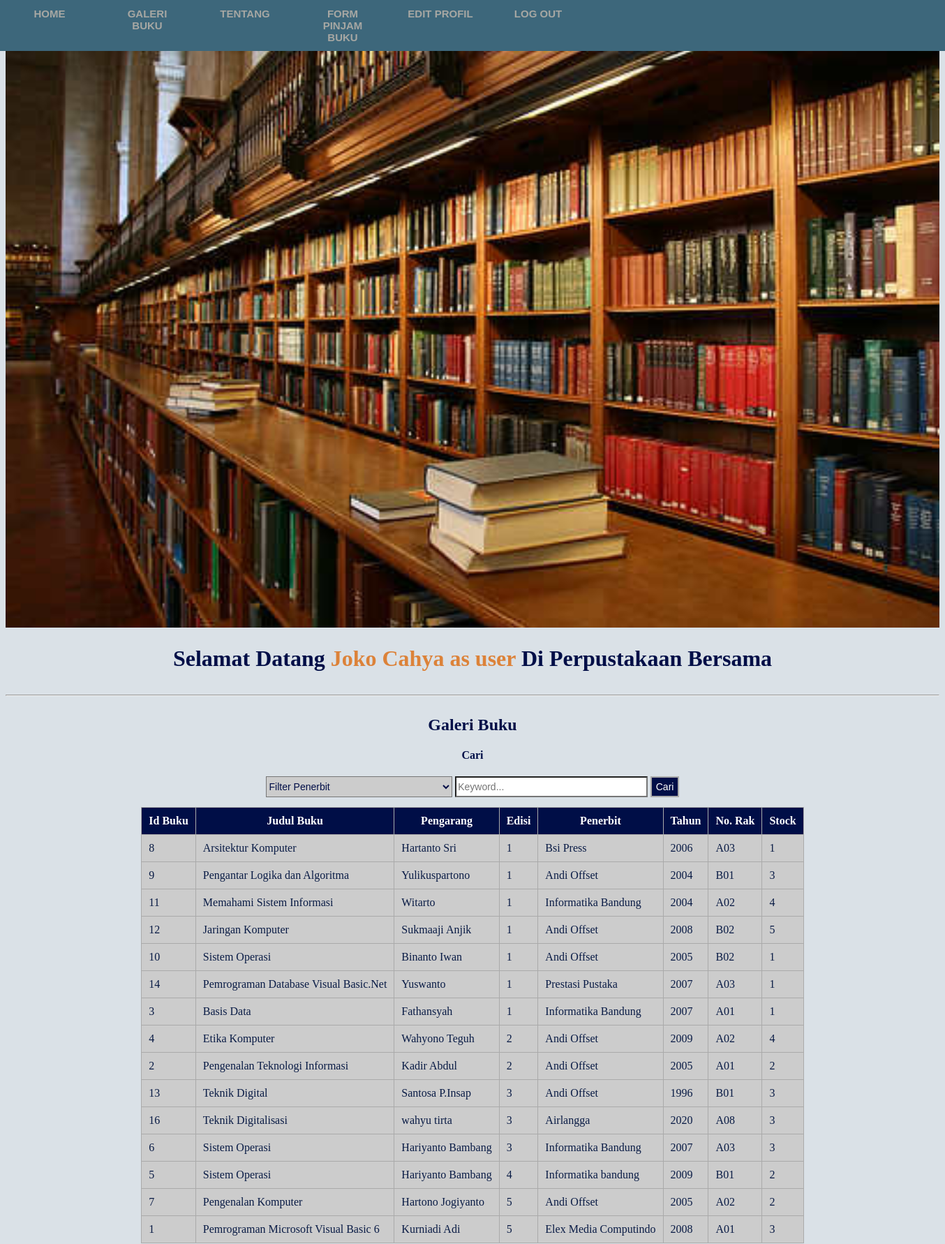
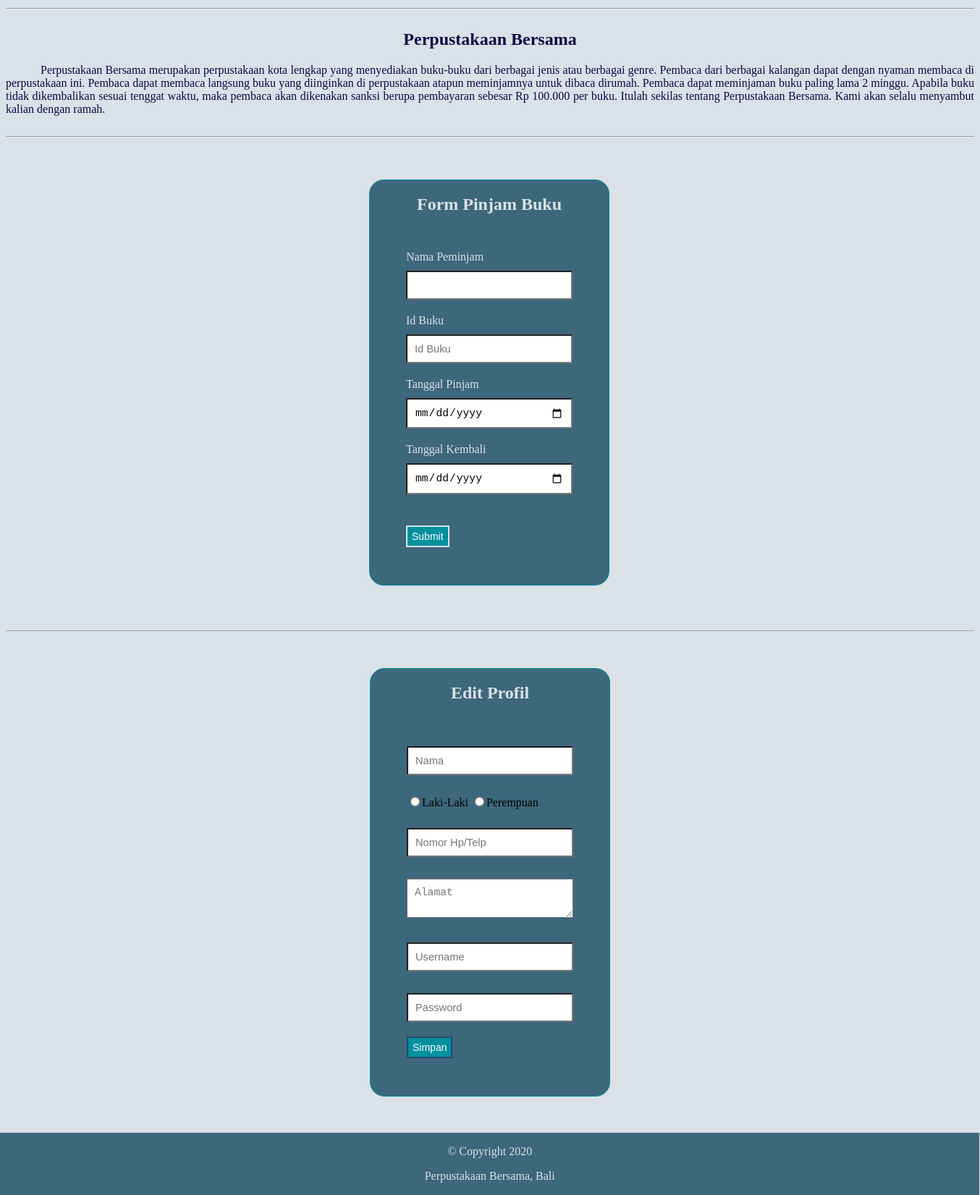
/index.php?order=edisi_buku&&sort=ASC (signed in), run on the app's committed database (2 pictures, top to bottom).
### tables this page shows
CREATE TABLE `buku` (
  `id_buku` int(11) NOT NULL,
  `judul_buku` varchar(50) NOT NULL,
  `pengarang_buku` varchar(30) NOT NULL,
  `edisi_buku` varchar(5) NOT NULL,
  `penerbit` varchar(30) NOT NULL,
  `tahun_terbit` int(5) NOT NULL,
  `no_rak` varchar(5) NOT NULL,
  `stock_buku` int(3) NOT NULL
);

### index.php (the view, shortened to what this page needs)
<!DOCTYPE html>
<html>
<head>
	<link rel="stylesheet" type="text/css" href="CSS/index.css">
</head>
<body>
	<nav class="navigasi">
        <ul>
            <li><a href="#section1">Home</a></li>
            <li><a href="#section2">Galeri Buku</a></li>
            <li><a href="#section3">Tentang</a></li>
            <li><a href="#section4">Form Pinjam Buku</a></li>
            <li><a href="#section5">Edit Profil</a></li>
            <li><a href="logout.php">Log Out</a></li>
        </ul>
    </nav>
    <div id="section1">
        <img src="Gambar/gedung_perpustakaan.jpg">
        <h1>Selamat Datang <b style="color: #DC8239;"><?php echo $_SESSION['name'];?> as <?php echo $_SESSION['status'];?> </b> Di Perpustakaan Bersama</h1>
    </div>
    <hr>
    <div id="section2">
        <h2>Galeri Buku</h2>
        <?php
            $s_penerbit="";
            $s_keyword="";
            $sort = 'ASC';
            $newsort = 'ASC';
            if (isset($_GET['order'])) {
                $order = $_GET['order'];
                $sort = $_GET['sort'];
                if ($sort == 'DESC') {
                    $newsort = 'ASC';
                }
                else{
                    $newsort = 'DESC';
                }
            }else{
                $order = 'id_buku';
            }
        ?>
        <form method="GET" action="" align="center">
        <h4>Cari</h4>
        <select name="s_penerbit" id="s_penerbit">
            <option value="">Filter Penerbit</option>
        </select>
        <input type="text" name="s_keyword" placeholder="Keyword..." id="s_keyword" value="<?php echo $s_keyword; ?>">
        <button id="search" name="search">Cari</button>
    </form>
    <table align="center" cellpadding="20">
        <thead>
            <tr>
                <th>Id Buku</th>
                <th><a href="?order=judul_buku&&sort=<?php echo $newsort; ?>">Judul Buku</a></th>
                <th><a href="?order=pengarang_buku&&sort=<?php echo $newsort; ?>">Pengarang</a></th>
                <th><a href="?order=edisi_buku&&sort=<?php echo $newsort; ?>">Edisi</a></th>
                <th><a href="?order=penerbit&&sort=<?php echo $newsort; ?>">Penerbit</a></th>
                <th><a href="?order=tahun_terbit&&sort=<?php echo $newsort; ?>">Tahun</a></th>
                <th><a href="?order=no_rak&&sort=<?php echo $newsort; ?>">No. Rak</a></th>
                <th><a href="?order=stock_buku&&sort=<?php echo $newsort; ?>">Stock</a></th>
            </tr>
        </thead>
        <tbody>
            <?php
                include "koneksi.php";
                $search_penerbit = '%'.$s_penerbit.'%';
                $search_keyword = '%'.$s_keyword.'%';
                $query = "SELECT * FROM buku WHERE penerbit LIKE ? AND (judul_buku LIKE ? OR pengarang_buku LIKE ? OR edisi_buku LIKE ? OR tahun_terbit LIKE ? OR no_rak LIKE ? OR stock_buku LIKE ?) ORDER BY $order $sort";
                $buku1 = mysqli_prepare($conn, $query) or die(mysqli_error($conn));
                mysqli_stmt_bind_param($buku1, "sssssss", $search_penerbit, $search_keyword, $search_keyword, $search_keyword, $search_keyword, $search_keyword, $search_keyword);
                mysqli_stmt_execute($buku1);
                $hasil = mysqli_stmt_get_result($buku1);
                if (mysqli_num_rows($hasil) > 0) {
                    while ($rows = mysqli_fetch_assoc($hasil)) {
                        $id_buku = $rows['id_buku'];
                        $judul_buku = $rows['judul_buku'];
                        $pengarang_buku = $rows['pengarang_buku'];
                        $edisi_buku = $rows['edisi_buku'];
                        $penerbit = $rows['penerbit'];
                        $tahun_terbit = $rows['tahun_terbit'];
                        $no_rak = $rows['no_rak'];
                        $stock_buku = $rows['stock_buku'];
            ?>
                <tr>
                    <td><?php echo $id_buku; ?></td>
                    <td><?php echo $judul_buku; ?></td>
                    <td><?php echo $pengarang_buku; ?></td>
                    <td><?php echo $edisi_buku; ?></td>
                    <td><?php echo $penerbit; ?></td>
                    <td><?php echo $tahun_terbit; ?></td>
                    <td><?php echo $no_rak; ?></td>
                    <td><?php echo $stock_buku; ?></td>
                </tr>
                <?php } } else { ?>
                <tr>
                    <td colspan="9" align="center">Tidak Ada Data Ditemukan</td>
                </tr>
                <?php } ?>
        </tbody>
    </table>
    </div>
    <hr>
    <div id="section3">
        <h2>Perpustakaan Bersama</h2>
        <p> Perpustakaan Bersama merupakan perpustakaan kota lengkap yang menyediakan buku-buku dari berbagai jenis atau berbagai genre. Pembaca dari berbagai kalangan dapat dengan nyaman membaca di perpustakaan ini. Pembaca dapat membaca langsung buku yang diinginkan di perpustakaan atapun meminjamnya untuk dibaca dirumah. Pembaca dapat meminjaman buku paling lama 2 minggu. Apabila buku tidak dikembalikan sesuai tenggat waktu, maka pembaca akan dikenakan sanksi berupa pembayaran sebesar Rp 100.000 per buku. Itulah sekilas tentang Perpustakaan Bersama. Kami akan selalu menyambut kalian dengan ramah.</p>
    </div>
    <hr>
    <div id="section4">
       <h2 align="center">Form Pinjam Buku</h2>
       <form method="POST" action="pinjam.php">
            <label>Nama Peminjam</label><br>
            <input type="text" id="nama_pinjam" name="nama_pinjam" value="<?php echo $_SESSION['username'];?>"><br>
            <label>Id Buku</label><br>
            <input type="text" id="id_buku" name="id_buku" placeholder="Id Buku"></td><br>
            <label>Tanggal Pinjam</label><br>
            <input type="date" id="tgl_pinjam" name="tgl_pinjam"></td><br>
            <label>Tanggal Kembali</label><br>
            <input type="date" id="tgl_kembali" name="tgl_kembali"></td><br>
            <input type="submit" id="pinjam" name="pinjam" value="Submit"></td><br>
       </form>
    </div>
    <hr>
    <div id="section5">
        <h2>Edit Profil</h2>
        <form method="POST" action="edit_profil.php">
            <input type="text" name="nama" placeholder="Nama">
            <input type="radio" name="jk" value="Laki-Laki">Laki-Laki
            <input type="radio" name="jk" value="Perempuan">Perempuan
            <input type="text" name="no_hp" placeholder="Nomor Hp/Telp"></td>
            <textarea name="alamat" placeholder="Alamat"></textarea></td>
            <input type="text" name="user" placeholder="Username"></td>
            <input type="password" name="pass" placeholder="Password"></td>
            <input type="submit" name="simpan" value="Simpan"></td>
        </form>
    </div>
    <footer>
        <p>&copy Copyright 2020</p>
        <p>Perpustakaan Bersama, Bali</p>
    </footer>
</body>
</html>

### CSS/index.css (style rules this page uses)
* { background-color: #dae1e7; scroll-behavior: smooth; }
.navigasi ul { border: 1px solid #3d677b; padding: 0; margin: 0; list-style: none; font-family: Arial, Helvetica, sans-serif; font-size: 15px; font-weight: bold; width: 100%; background-color: #3d677b; overflow: hidden; position: fixed; top: 0; left: 0; }
.navigasi li { float: left; }
.navigasi li a { display: block; color: #a6a7a3; text-align: center; padding: 10px 20px; text-decoration: none; text-transform: uppercase; font-weight: bold; width: 100px; background-color: #3d677b; }
#section1, #section2, #section3, #section4 { display: inline-block; width: 100%; overflow: hidden; }
#section1 img { width: 100%; }
#section1 h1 { text-align: center; color: #000e47; }
#section2 table { border-collapse: collapse; }
#section2 h2, h4 { text-align: center; color: #000e47; }
#section2 th { background-color: #000e47; border: 1px solid #aaaaaa; text-align:left; color:#ffffff; padding: 10px; text-align: center; }
#section2 th a { background-color: #000e47; text-decoration: none; color: #ffffff; }
#section2 td { background-color: #cccccc; border: 1px solid #aaaaaa; padding: 10px; color: #091b45; }
#section2 form { text-align: center; }
#section2 form select { width: 20%; height: 30px; font-size: 14px; margin-bottom: 1%; cursor: pointer; background-color: #cccccc; color: #000e47; }
#section2 form input[type=text] { width: 20%; height: 24px; font-size: 14px; margin-bottom: 1%; background-color: white; }
#section2 form button { width: auto; height: 30px; font-size: 14px; margin-bottom: 1%; background-color: #000e47; color:#ffffff; border: 2px solid #aaaaaa; cursor: pointer; }
#section3 { color: #000e47; }
#section3 h2 { text-align: center; }
#section3 p { text-align: justify; text-indent: 0.5in; }
#section4 { border: 1px solid #00909e; height: auto; width: 330px; margin: 50px 502px; background-color: #3d677b; border-radius: 20px; }
#section4 form { margin: 50px 50px; background-color: #3d677b; }
#section4 label { font-size: 16px; color: #dae1e7; background-color: #3d677b; }
#section4 h2 { text-align: center; color: #dae1e7; background-color: #3d677b; }
#section4 form input[type=text] { box-sizing : border-box; width: 100%; padding: 10px; font-size: 11pt; margin-top: 10px; margin-bottom: 20px; background-color: white; }
#section4 form input[type=submit] { width: auto; height: 30px; font-size: 14px; margin-bottom: 1%; background-color: #00909e; color:#ffffff; border: 2px solid #dae1e7; cursor: pointer; margin-top: 10%; }
#section4 input[type=date] { box-sizing : border-box; width: 100%; padding: 10px; font-size: 11pt; margin-top: 10px; margin-bottom: 20px; background-color: white; }
#section5 { border: 1px solid #00909e; height: auto; width: 330px; margin: 50px auto; background-color: #3d677b; border-radius: 20px; }
#section5 h2 { text-align: center; color: #dae1e7; background-color: #3d677b; }
#section5 form { margin: 50px 50px; background-color: #3d677b; }
#section5 form input[type=text] { box-sizing : border-box; width: 100%; padding: 10px; font-size: 11pt; margin-top: 10px; margin-bottom: 20px; background-color: white; }
#section5 form input[type=password] { box-sizing : border-box; width: 100%; padding: 10px; font-size: 11pt; margin-top: 10px; margin-bottom: 20px; background-color: white; }
#section5 form input[type=submit] { width: auto; height: 30px; font-size: 14px; margin-bottom: 1%; background-color: #00909e; color:#ffffff; border: 2px solid #27496d; cursor: pointer; }
#section5 form textarea { box-sizing : border-box; width: 100%; padding: 10px; font-size: 11pt; margin-top: 10px; margin-bottom: 20px; background-color: white; }
#section5 form input[type=radio] { margin-top: 10px; margin-bottom: 20px; color: white; }
footer { border: 1px solid #3d677b; width: 101%; height: 100%; background-color: #3d677b; position: relative; bottom: 0; left: 0; right: 0; margin-left: -8px; margin-bottom: -8px; }
footer p { text-align: center; background-color: #3d677b; color: #dae1e7; }

### data on the page
buku: id_buku "8", judul_buku "Arsitektur Komputer", pengarang_buku "Hartanto Sri", edisi_buku "1", penerbit "Bsi Press", tahun_terbit "2006", no_rak "A03", stock_buku "1"
buku: id_buku "9", judul_buku "Pengantar Logika dan Algoritma", pengarang_buku "Yulikuspartono", edisi_buku "1", penerbit "Andi Offset", tahun_terbit "2004", no_rak "B01", stock_buku "3"
buku: id_buku "11", judul_buku "Memahami Sistem Informasi", pengarang_buku "Witarto", edisi_buku "1", penerbit "Informatika Bandung", tahun_terbit "2004", no_rak "A02", stock_buku "4"
buku: id_buku "12", judul_buku "Jaringan Komputer", pengarang_buku "Sukmaaji Anjik", edisi_buku "1", penerbit "Andi Offset", tahun_terbit "2008", no_rak "B02", stock_buku "5"
buku: id_buku "10", judul_buku "Sistem Operasi", pengarang_buku "Binanto Iwan", edisi_buku "1", penerbit "Andi Offset", tahun_terbit "2005", no_rak "B02", stock_buku "1"
buku: id_buku "14", judul_buku "Pemrograman Database Visual Basic.Net", pengarang_buku "Yuswanto", edisi_buku "1", penerbit "Prestasi Pustaka", tahun_terbit "2007", no_rak "A03", stock_buku "1"
buku: id_buku "3", judul_buku "Basis Data", pengarang_buku "Fathansyah", edisi_buku "1", penerbit "Informatika Bandung", tahun_terbit "2007", no_rak "A01", stock_buku "1"
buku: id_buku "4", judul_buku "Etika Komputer", pengarang_buku "Wahyono Teguh", edisi_buku "2", penerbit "Andi Offset", tahun_terbit "2009", no_rak "A02", stock_buku "4"
buku: id_buku "2", judul_buku "Pengenalan Teknologi Informasi", pengarang_buku "Kadir Abdul", edisi_buku "2", penerbit "Andi Offset", tahun_terbit "2005", no_rak "A01", stock_buku "2"
buku: id_buku "13", judul_buku "Teknik Digital", pengarang_buku "Santosa P.Insap", edisi_buku "3", penerbit "Andi Offset", tahun_terbit "1996", no_rak "B01", stock_buku "3"
buku: id_buku "16", judul_buku "Teknik Digitalisasi", pengarang_buku "wahyu tirta", edisi_buku "3", penerbit "Airlangga", tahun_terbit "2020", no_rak "A08", stock_buku "3"
buku: id_buku "6", judul_buku "Sistem Operasi", pengarang_buku "Hariyanto Bambang", edisi_buku "3", penerbit "Informatika Bandung", tahun_terbit "2007", no_rak "A03", stock_buku "3"
buku: id_buku "5", judul_buku "Sistem Operasi", pengarang_buku "Hariyanto Bambang", edisi_buku "4", penerbit "Informatika bandung", tahun_terbit "2009", no_rak "B01", stock_buku "2"
buku: id_buku "7", judul_buku "Pengenalan Komputer", pengarang_buku "Hartono Jogiyanto", edisi_buku "5", penerbit "Andi Offset", tahun_terbit "2005", no_rak "A02", stock_buku "2"
buku: id_buku "1", judul_buku "Pemrograman Microsoft Visual Basic 6", pengarang_buku "Kurniadi Adi", edisi_buku "5", penerbit "Elex Media Computindo", tahun_terbit "2008", no_rak "A01", stock_buku "3"

### other printed values
$_SESSION['name'] "Joko Cahya"
$_SESSION['status'] "user"
